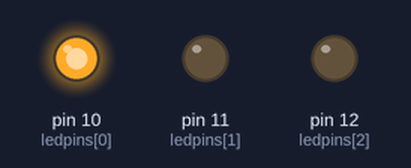
Bench run of a sketch on a simulated Arduino Uno, built with avr-gcc and run on an emulated ATmega328P. Shown: output pins drawn as LEDs (lit = HIGH).

Above: at 0.02 s.
At 0.77 s:
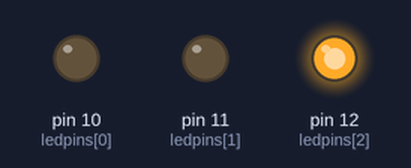
At 1.52 s:
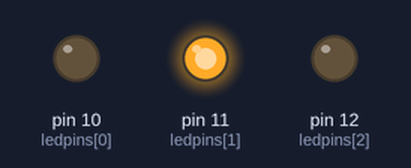
At 2.8 s:
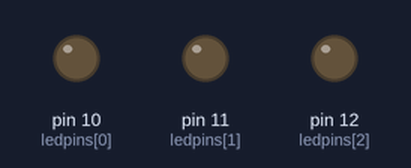
Timing chart, 0 to 3.1 s (numbered marks = the images above):
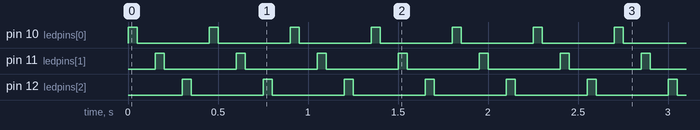

The sketch:

14_Arrays.ino
```cpp
//  Array's

int ledpins[3] = {10, 11, 12};

void setup() {
  for (int i = 0;  i < 3;  i++) {
    pinMode(ledpins[i], OUTPUT);
  }
}
void loop() {
  for (int i = 0;  i < 3;  i++) {
    digitalWrite(ledpins[i], HIGH);
    delay(50);
    digitalWrite(ledpins[i], LOW);
    delay(100);
  }
}
```

Measured:
- by itself, pin 10 (ledpins[0]), pin 11 (ledpins[1]), pin 12 (ledpins[2]): alternates HIGH for 0.05 s and LOW for 0.40 s
